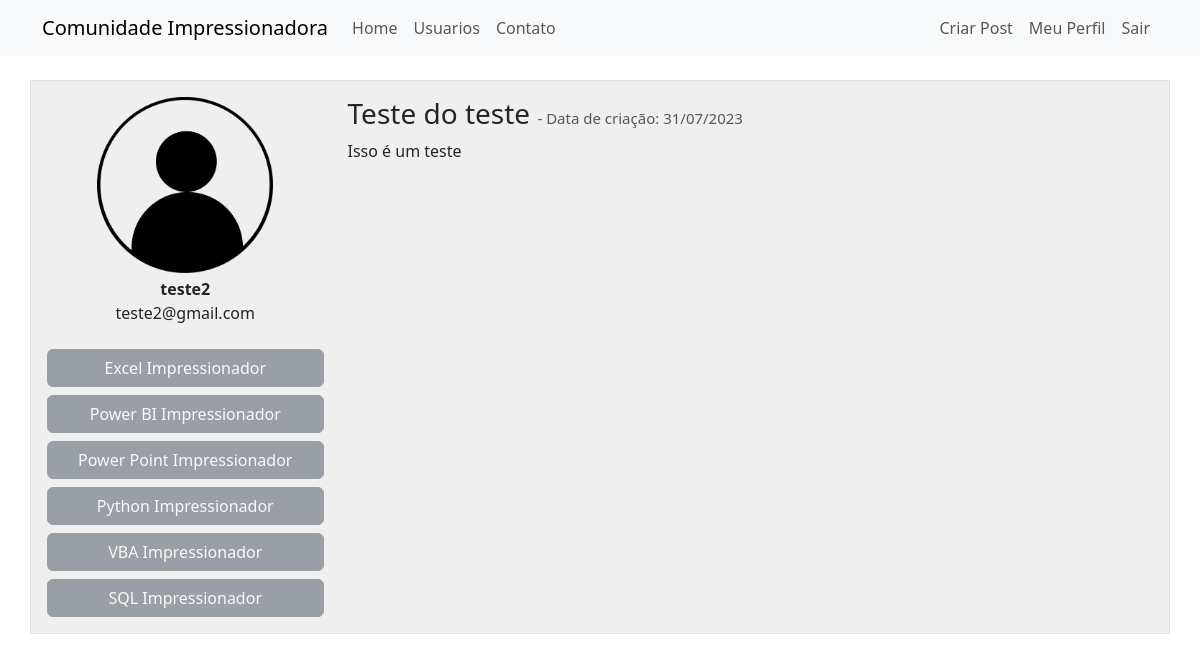
Page /post/5 (signed in) on the committed database.
### comunidadeimpressionadora/models.py (models this page shows, shortened)
class Usuario(database.Model, UserMixin):
    id = database.Column(database.Integer, primary_key=True)
    username = database.Column(database.String, nullable=False, unique=True)
    email = database.Column(database.String, nullable=False, unique=True)
    senha = database.Column(database.String, nullable=False)
    foto_perfil = database.Column(database.String, default='default.jpg')
    posts = database.relationship('Post', backref='Autor', lazy=True)
    cursos = database.Column(database.String, nullable=False, default='Não Informado')

class Post(database.Model):
    id = database.Column(database.Integer, primary_key=True)
    titulo = database.Column(database.String, nullable=False)
    corpo = database.Column(database.Text, nullable=False)
    data_criacao = database.Column(database.DateTime, nullable=False, default=datetime.utcnow)
    id_usuario = database.Column(database.Integer, database.ForeignKey('usuario.id'), nullable=False)

### comunidadeimpressionadora/routes.py (the view)
@app.route('/post/<post_id>', methods=['GET', 'POST'])
@login_required
def exibir_post(post_id):
    post = Post.query.get(post_id)
    if current_user == post.Autor:
        form_editarpost = FormCriarPost()
        if request.method == 'GET':
            form_editarpost.titulo.data = post.titulo
            form_editarpost.corpo.data = post.corpo
        elif form_editarpost.validate_on_submit():
            post.titulo = form_editarpost.titulo.data
            post.corpo = form_editarpost.corpo.data
            database.session.commit()
            flash('Post atualizado com sucesso', 'alert-success')
            return redirect(url_for('homepage'))
    else:
        form_editarpost = None
    return render_template('post.html', post=post, form_editarpost=form_editarpost)

### comunidadeimpressionadora/models.py (called while the page is built)
@login_manager.user_loader
def load_usuario(id_usuario):
    return Usuario.query.get(int(id_usuario))

### comunidadeimpressionadora/templates/post.html (shortened to what this page needs)
{% extends 'base.html' %}
{% block body %}
    <div class="container">
        <div class="row border mt-4 p-3 meupost">
            <div class="column col-3">
                <div class="row flex-shrink-0 mb-1 justify-content-center">
                    <img src="{{ url_for('static', filename='fotos_perfil/{}'.format(post.Autor.foto_perfil)) }}"
                         alt="Generic placeholder image" class="img-fluid"
                         style="width: 200px">
                </div>
                <div class="text-center">
                    <strong>{{ post.Autor.username }}</strong>
                    <p>{{ post.Autor.email }}</p>
                </div>
                <div class="row">
                    {% for curso in post.Autor.cursos.split(';') %}
                        <button type="button" class="btn btn-secondary mt-2" disabled>{{ curso }}</button>
                    {% endfor %}
                </div>
            </div>
            <div class="column col-9 ps-4">
                <h3>{{ post.titulo }}
                <small class="text-muted" style="font-size: 15px"> - Data de criação: {{ post.data_criacao.strftime('%d/%m/%Y') }}
                </small>
                </h3>
                <p>{{ post.corpo }}</p>
            </div>
        </div>
    </div>
{% endblock %}

### comunidadeimpressionadora/static/main.css (style rules this page uses)
.meupost { background: #efefef !important; }

### rows in the picture
Usuario: foto_perfil (placeholder picture), Autor.username "teste2", Autor.email "teste2@gmail.com"
Post: titulo "Teste do teste", data_criacao "31/07/2023", corpo "Isso é um teste"

### other values in the picture
{{ curso }} "Excel Impressionador" "Power BI Impressionador" "Power Point Impressionador" "Python Impressionador" "VBA Impressionador" "SQL Impressionador"
